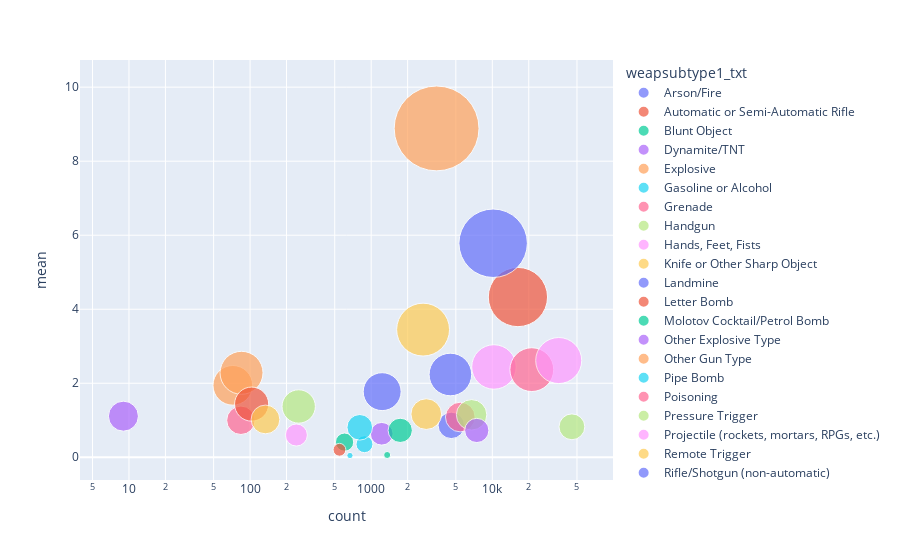

This figure's notebook cell:
### Code cell
dfatt = pd.pivot_table(df,
                              index = ['weapsubtype1_txt'],
                              values='nkill',
                              aggfunc={'nkill':['mean','count']}).reset_index()
import plotly.express as px
fig = px.scatter(dfatt, x="count", y="mean",size="mean", color="weapsubtype1_txt",
                 hover_name="count", log_x=True, size_max=60)
fig.show()

### Figure 1 — Plotly figure (JSON) as saved in the notebook; plotly's stock layout.template omitted (floating-point values rounded to 4 significant figures)
{"data": [{"hovertemplate": "<b>%{hovertext}</b><br><br>weapsubtype1_txt=Arson/Fire<br>count=%{x}<br>mean=%{marker.size}<extra></extra>", "hovertext": [4586], "legendgroup": "Arson/Fire", "marker": {"color": "#636efa", "size": [0.8624], "sizemode": "area", "sizeref": 0.002468, "symbol": "circle"}, "mode": "markers", "name": "Arson/Fire", "orientation": "v", "showlegend": true, "type": "scatter", "x": [4586], "xaxis": "x", "y": [0.8624], "yaxis": "y"}, {"hovertemplate": "<b>%{hovertext}</b><br><br>weapsubtype1_txt=Automatic or Semi-Automatic Rifle<br>count=%{x}<br>mean=%{marker.size}<extra></extra>", "hovertext": [16274], "legendgroup": "Automatic or Semi-Automatic Rifle", "marker": {"color": "#EF553B", "size": [4.33], "sizemode": "area", "sizeref": 0.002468, "symbol": "circle"}, "mode": "markers", "name": "Automatic or Semi-Automatic Rifle", "orientation": "v", "showlegend": true, "type": "scatter", "x": [16274], "xaxis": "x", "y": [4.33], "yaxis": "y"}, {"hovertemplate": "<b>%{hovertext}</b><br><br>weapsubtype1_txt=Blunt Object<br>count=%{x}<br>mean=%{marker.size}<extra></extra>", "hovertext": [603], "legendgroup": "Blunt Object", "marker": {"color": "#00cc96", "size": [0.4096], "sizemode": "area", "sizeref": 0.002468, "symbol": "circle"}, "mode": "markers", "name": "Blunt Object", "orientation": "v", "showlegend": true, "type": "scatter", "x": [603], "xaxis": "x", "y": [0.4096], "yaxis": "y"}, {"hovertemplate": "<b>%{hovertext}</b><br><br>weapsubtype1_txt=Dynamite/TNT<br>count=%{x}<br>mean=%{marker.size}<extra></extra>", "hovertext": [1221], "legendgroup": "Dynamite/TNT", "marker": {"color": "#ab63fa", "size": [0.6355], "sizemode": "area", "sizeref": 0.002468, "symbol": "circle"}, "mode": "markers", "name": "Dynamite/TNT", "orientation": "v", "showlegend": true, "type": "scatter", "x": [1221], "xaxis": "x", "y": [0.6355], "yaxis": "y"}, {"hovertemplate": "<b>%{hovertext}</b><br><br>weapsubtype1_txt=Explosive<br>count=%{x}<br>mean=%{marker.size}<extra></extra>", "hovertext": [72], "legendgroup": "Explosive", "marker": {"color": "#FFA15A", "size": [1.944], "sizemode": "area", "sizeref": 0.002468, "symbol": "circle"}, "mode": "markers", "name": "Explosive", "orientation": "v", "showlegend": true, "type": "scatter", "x": [72], "xaxis": "x", "y": [1.944], "yaxis": "y"}, {"hovertemplate": "<b>%{hovertext}</b><br><br>weapsubtype1_txt=Gasoline or Alcohol<br>count=%{x}<br>mean=%{marker.size}<extra></extra>", "hovertext": [880], "legendgroup": "Gasoline or Alcohol", "marker": {"color": "#19d3f3", "size": [0.3534], "sizemode": "area", "sizeref": 0.002468, "symbol": "circle"}, "mode": "markers", "name": "Gasoline or Alcohol", "orientation": "v", "showlegend": true, "type": "scatter", "x": [880], "xaxis": "x", "y": [0.3534], "yaxis": "y"}, {"hovertemplate": "<b>%{hovertext}</b><br><br>weapsubtype1_txt=Grenade<br>count=%{x}<br>mean=%{marker.size}<extra></extra>", "hovertext": [5440], "legendgroup": "Grenade", "marker": {"color": "#FF6692", "size": [1.088], "sizemode": "area", "sizeref": 0.002468, "symbol": "circle"}, "mode": "markers", "name": "Grenade", "orientation": "v", "showlegend": true, "type": "scatter", "x": [5440], "xaxis": "x", "y": [1.088], "yaxis": "y"}, {"hovertemplate": "<b>%{hovertext}</b><br><br>weapsubtype1_txt=Handgun<br>count=%{x}<br>mean=%{marker.size}<extra></extra>", "hovertext": [6745], "legendgroup": "Handgun", "marker": {"color": "#B6E880", "size": [1.148], "sizemode": "area", "sizeref": 0.002468, "symbol": "circle"}, "mode": "markers", "name": "Handgun", "orientation": "v", "showlegend": true, "type": "scatter", "x": [6745], "xaxis": "x", "y": [1.148], "yaxis": "y"}, {"hovertemplate": "<b>%{hovertext}</b><br><br>weapsubtype1_txt=Hands, Feet, Fists<br>count=%{x}<br>mean=%{marker.size}<extra></extra>", "hovertext": [241], "legendgroup": "Hands, Feet, Fists", "marker": {"color": "#FF97FF", "size": [0.6017], "sizemode": "area", "sizeref": 0.002468, "symbol": "circle"}, "mode": "markers", "name": "Hands, Feet, Fists", "orientation": "v", "showlegend": true, "type": "scatter", "x": [241], "xaxis": "x", "y": [0.6017], "yaxis": "y"}, {"hovertemplate": "<b>%{hovertext}</b><br><br>weapsubtype1_txt=Knife or Other Sharp Object<br>count=%{x}<br>mean=%{marker.size}<extra></extra>", "hovertext": [2682], "legendgroup": "Knife or Other Sharp Object", "marker": {"color": "#FECB52", "size": [3.45], "sizemode": "area", "sizeref": 0.002468, "symbol": "circle"}, "mode": "markers", "name": "Knife or Other Sharp Object", "orientation": "v", "showlegend": true, "type": "scatter", "x": [2682], "xaxis": "x", "y": [3.45], "yaxis": "y"}, {"hovertemplate": "<b>%{hovertext}</b><br><br>weapsubtype1_txt=Landmine<br>count=%{x}<br>mean=%{marker.size}<extra></extra>", "hovertext": [4506], "legendgroup": "Landmine", "marker": {"color": "#636efa", "size": [2.237], "sizemode": "area", "sizeref": 0.002468, "symbol": "circle"}, "mode": "markers", "name": "Landmine", "orientation": "v", "showlegend": true, "type": "scatter", "x": [4506], "xaxis": "x", "y": [2.237], "yaxis": "y"}, {"hovertemplate": "<b>%{hovertext}</b><br><br>weapsubtype1_txt=Letter Bomb<br>count=%{x}<br>mean=%{marker.size}<extra></extra>", "hovertext": [547], "legendgroup": "Letter Bomb", "marker": {"color": "#EF553B", "size": [0.2029], "sizemode": "area", "sizeref": 0.002468, "symbol": "circle"}, "mode": "markers", "name": "Letter Bomb", "orientation": "v", "showlegend": true, "type": "scatter", "x": [547], "xaxis": "x", "y": [0.2029], "yaxis": "y"}, {"hovertemplate": "<b>%{hovertext}</b><br><br>weapsubtype1_txt=Molotov Cocktail/Petrol Bomb<br>count=%{x}<br>mean=%{marker.size}<extra></extra>", "hovertext": [1355], "legendgroup": "Molotov Cocktail/Petrol Bomb", "marker": {"color": "#00cc96", "size": [0.06199], "sizemode": "area", "sizeref": 0.002468, "symbol": "circle"}, "mode": "markers", "name": "Molotov Cocktail/Petrol Bomb", "orientation": "v", "showlegend": true, "type": "scatter", "x": [1355], "xaxis": "x", "y": [0.06199], "yaxis": "y"}, {"hovertemplate": "<b>%{hovertext}</b><br><br>weapsubtype1_txt=Other Explosive Type<br>count=%{x}<br>mean=%{marker.size}<extra></extra>", "hovertext": [7445], "legendgroup": "Other Explosive Type", "marker": {"color": "#ab63fa", "size": [0.7252], "sizemode": "area", "sizeref": 0.002468, "symbol": "circle"}, "mode": "markers", "name": "Other Explosive Type", "orientation": "v", "showlegend": true, "type": "scatter", "x": [7445], "xaxis": "x", "y": [0.7252], "yaxis": "y"}, {"hovertemplate": "<b>%{hovertext}</b><br><br>weapsubtype1_txt=Other Gun Type<br>count=%{x}<br>mean=%{marker.size}<extra></extra>", "hovertext": [85], "legendgroup": "Other Gun Type", "marker": {"color": "#FFA15A", "size": [2.282], "sizemode": "area", "sizeref": 0.002468, "symbol": "circle"}, "mode": "markers", "name": "Other Gun Type", "orientation": "v", "showlegend": true, "type": "scatter", "x": [85], "xaxis": "x", "y": [2.282], "yaxis": "y"}, {"hovertemplate": "<b>%{hovertext}</b><br><br>weapsubtype1_txt=Pipe Bomb<br>count=%{x}<br>mean=%{marker.size}<extra></extra>", "hovertext": [668], "legendgroup": "Pipe Bomb", "marker": {"color": "#19d3f3", "size": [0.0479], "sizemode": "area", "sizeref": 0.002468, "symbol": "circle"}, "mode": "markers", "name": "Pipe Bomb", "orientation": "v", "showlegend": true, "type": "scatter", "x": [668], "xaxis": "x", "y": [0.0479], "yaxis": "y"}, {"hovertemplate": "<b>%{hovertext}</b><br><br>weapsubtype1_txt=Poisoning<br>count=%{x}<br>mean=%{marker.size}<extra></extra>", "hovertext": [84], "legendgroup": "Poisoning", "marker": {"color": "#FF6692", "size": [1], "sizemode": "area", "sizeref": 0.002468, "symbol": "circle"}, "mode": "markers", "name": "Poisoning", "orientation": "v", "showlegend": true, "type": "scatter", "x": [84], "xaxis": "x", "y": [1], "yaxis": "y"}, {"hovertemplate": "<b>%{hovertext}</b><br><br>weapsubtype1_txt=Pressure Trigger<br>count=%{x}<br>mean=%{marker.size}<extra></extra>", "hovertext": [252], "legendgroup": "Pressure Trigger", "marker": {"color": "#B6E880", "size": [1.373], "sizemode": "area", "sizeref": 0.002468, "symbol": "circle"}, "mode": "markers", "name": "Pressure Trigger", "orientation": "v", "showlegend": true, "type": "scatter", "x": [252], "xaxis": "x", "y": [1.373], "yaxis": "y"}, {"hovertemplate": "<b>%{hovertext}</b><br><br>weapsubtype1_txt=Projectile (rockets, mortars, RPGs, etc.)<br>count=%{x}<br>mean=%{marker.size}<extra></extra>", "hovertext": [10321], "legendgroup": "Projectile (rockets, mortars, RPGs, etc.)", "marker": {"color": "#FF97FF", "size": [2.44], "sizemode": "area", "sizeref": 0.002468, "symbol": "circle"}, "mode": "markers", "name": "Projectile (rockets, mortars, RPGs, etc.)", "orientation": "v", "showlegend": true, "type": "scatter", "x": [10321], "xaxis": "x", "y": [2.44], "yaxis": "y"}, {"hovertemplate": "<b>%{hovertext}</b><br><br>weapsubtype1_txt=Remote Trigger<br>count=%{x}<br>mean=%{marker.size}<extra></extra>", "hovertext": [2850], "legendgroup": "Remote Trigger", "marker": {"color": "#FECB52", "size": [1.167], "sizemode": "area", "sizeref": 0.002468, "symbol": "circle"}, "mode": "markers", "name": "Remote Trigger", "orientation": "v", "showlegend": true, "type": "scatter", "x": [2850], "xaxis": "x", "y": [1.167], "yaxis": "y"}, {"hovertemplate": "<b>%{hovertext}</b><br><br>weapsubtype1_txt=Rifle/Shotgun (non-automatic)<br>count=%{x}<br>mean=%{marker.size}<extra></extra>", "hovertext": [1232], "legendgroup": "Rifle/Shotgun (non-automatic)", "marker": {"color": "#636efa", "size": [1.774], "sizemode": "area", "sizeref": 0.002468, "symbol": "circle"}, "mode": "markers", "name": "Rifle/Shotgun (non-automatic)", "orientation": "v", "showlegend": true, "type": "scatter", "x": [1232], "xaxis": "x", "y": [1.774], "yaxis": "y"}, {"hovertemplate": "<b>%{hovertext}</b><br><br>weapsubtype1_txt=Rope or Other Strangling Device<br>count=%{x}<br>mean=%{marker.size}<extra></extra>", "hovertext": [103], "legendgroup": "Rope or Other Strangling Device", "marker": {"color": "#EF553B", "size": [1.437], "sizemode": "area", "sizeref": 0.002468, "symbol": "circle"}, "mode": "markers", "name": "Rope or Other Strangling Device", "orientation": "v", "showlegend": true, "type": "scatter", "x": [103], "xaxis": "x", "y": [1.437], "yaxis": "y"}, {"hovertemplate": "<b>%{hovertext}</b><br><br>weapsubtype1_txt=Sticky Bomb<br>count=%{x}<br>mean=%{marker.size}<extra></extra>", "hovertext": [1737], "legendgroup": "Sticky Bomb", "marker": {"color": "#00cc96", "size": [0.7277], "sizemode": "area", "sizeref": 0.002468, "symbol": "circle"}, "mode": "markers", "name": "Sticky Bomb", "orientation": "v", "showlegend": true, "type": "scatter", "x": [1737], "xaxis": "x", "y": [0.7277], "yaxis": "y"}, {"hovertemplate": "<b>%{hovertext}</b><br><br>weapsubtype1_txt=Suffocation<br>count=%{x}<br>mean=%{marker.size}<extra></extra>", "hovertext": [9], "legendgroup": "Suffocation", "marker": {"color": "#ab63fa", "size": [1.111], "sizemode": "area", "sizeref": 0.002468, "symbol": "circle"}, "mode": "markers", "name": "Suffocation", "orientation": "v", "showlegend": true, "type": "scatter", "x": [9], "xaxis": "x", "y": [1.111], "yaxis": "y"}, {"hovertemplate": "<b>%{hovertext}</b><br><br>weapsubtype1_txt=Suicide (carried bodily by human being)<br>count=%{x}<br>mean=%{marker.size}<extra></extra>", "hovertext": [3468], "legendgroup": "Suicide (carried bodily by human being)", "marker": {"color": "#FFA15A", "size": [8.885], "sizemode": "area", "sizeref": 0.002468, "symbol": "circle"}, "mode": "markers", "name": "Suicide (carried bodily by human being)", "orientation": "v", "showlegend": true, "type": "scatter", "x": [3468], "xaxis": "x", "y": [8.885], "yaxis": "y"}, {"hovertemplate": "<b>%{hovertext}</b><br><br>weapsubtype1_txt=Time Fuse<br>count=%{x}<br>mean=%{marker.size}<extra></extra>", "hovertext": [805], "legendgroup": "Time Fuse", "marker": {"color": "#19d3f3", "size": [0.8099], "sizemode": "area", "sizeref": 0.002468, "symbol": "circle"}, "mode": "markers", "name": "Time Fuse", "orientation": "v", "showlegend": true, "type": "scatter", "x": [805], "xaxis": "x", "y": [0.8099], "yaxis": "y"}, {"hovertemplate": "<b>%{hovertext}</b><br><br>weapsubtype1_txt=Unknown<br>count=%{x}<br>mean=%{marker.size}<extra></extra>", "hovertext": [21184], "legendgroup": "Unknown", "marker": {"color": "#FF6692", "size": [2.368], "sizemode": "area", "sizeref": 0.002468, "symbol": "circle"}, "mode": "markers", "name": "Unknown", "orientation": "v", "showlegend": true, "type": "scatter", "x": [21184], "xaxis": "x", "y": [2.368], "yaxis": "y"}, {"hovertemplate": "<b>%{hovertext}</b><br><br>weapsubtype1_txt=Unknown Explosive Type<br>count=%{x}<br>mean=%{marker.size}<extra></extra>", "hovertext": [45423], "legendgroup": "Unknown Explosive Type", "marker": {"color": "#B6E880", "size": [0.8239], "sizemode": "area", "sizeref": 0.002468, "symbol": "circle"}, "mode": "markers", "name": "Unknown Explosive Type", "orientation": "v", "showlegend": true, "type": "scatter", "x": [45423], "xaxis": "x", "y": [0.8239], "yaxis": "y"}, {"hovertemplate": "<b>%{hovertext}</b><br><br>weapsubtype1_txt=Unknown Gun Type<br>count=%{x}<br>mean=%{marker.size}<extra></extra>", "hovertext": [35348], "legendgroup": "Unknown Gun Type", "marker": {"color": "#FF97FF", "size": [2.614], "sizemode": "area", "sizeref": 0.002468, "symbol": "circle"}, "mode": "markers", "name": "Unknown Gun Type", "orientation": "v", "showlegend": true, "type": "scatter", "x": [35348], "xaxis": "x", "y": [2.614], "yaxis": "y"}, {"hovertemplate": "<b>%{hovertext}</b><br><br>weapsubtype1_txt=Unknown Weapon Type<br>count=%{x}<br>mean=%{marker.size}<extra></extra>", "hovertext": [134], "legendgroup": "Unknown Weapon Type", "marker": {"color": "#FECB52", "size": [1.022], "sizemode": "area", "sizeref": 0.002468, "symbol": "circle"}, "mode": "markers", "name": "Unknown Weapon Type", "orientation": "v", "showlegend": true, "type": "scatter", "x": [134], "xaxis": "x", "y": [1.022], "yaxis": "y"}, {"hovertemplate": "<b>%{hovertext}</b><br><br>weapsubtype1_txt=Vehicle<br>count=%{x}<br>mean=%{marker.size}<extra></extra>", "hovertext": [10162], "legendgroup": "Vehicle", "marker": {"color": "#636efa", "size": [5.783], "sizemode": "area", "sizeref": 0.002468, "symbol": "circle"}, "mode": "markers", "name": "Vehicle", "orientation": "v", "showlegend": true, "type": "scatter", "x": [10162], "xaxis": "x", "y": [5.783], "yaxis": "y"}], "layout": {"legend": {"itemsizing": "constant", "title": {"text": "weapsubtype1_txt"}, "tracegroupgap": 0}, "margin": {"t": 60}, "xaxis": {"anchor": "y", "domain": [0, 1], "title": {"text": "count"}, "type": "log"}, "yaxis": {"anchor": "x", "domain": [0, 1], "title": {"text": "mean"}}}}
